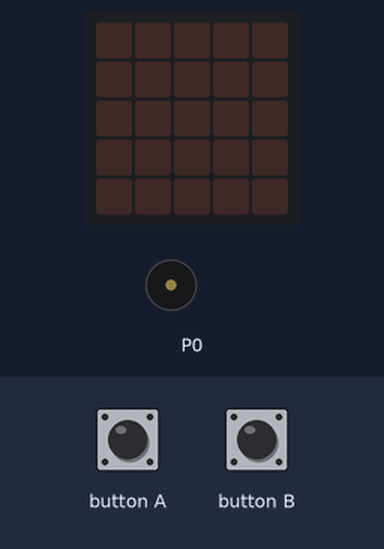
Recording of a program running on a simulated BBC micro:bit running MicroPython. Parts: the board's 5×5 LED display, buzzer (waves = sounding). Inputs (shaded band) come from the test bench.

Above: at 1.2 s.
1.3 s: button A pressed for 0.15 s
At 2.3 s:
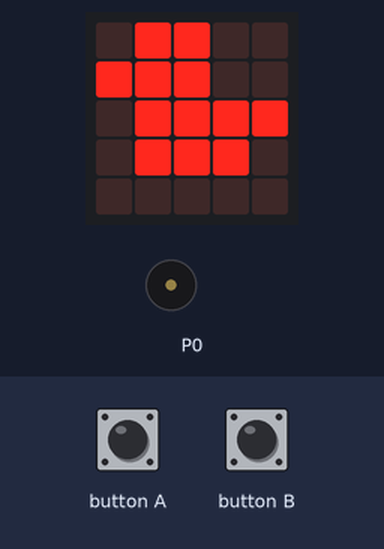
2.9 s: button B pressed for 0.15 s
At 5.4 s:
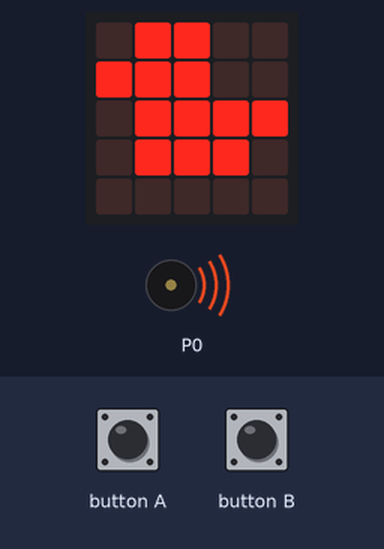
5.9 s: button B pressed for 1 s
At 8.77 s:
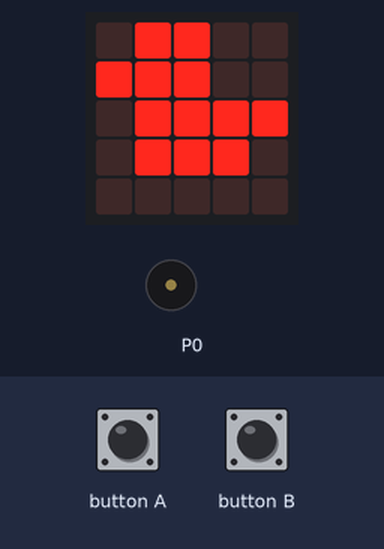
8.9 s: button B pressed for 3.2 s
At 11.4 s:
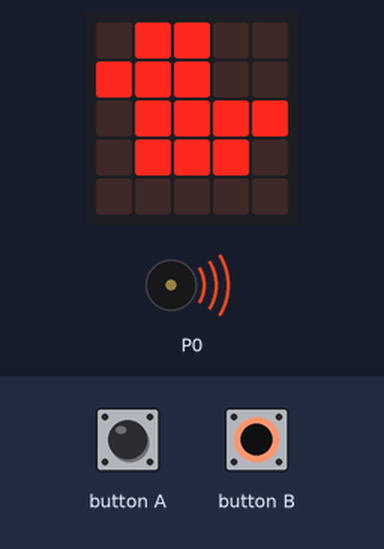
Timing chart, 0 to 13.1 s (numbered marks = the images above; inputs shaded):
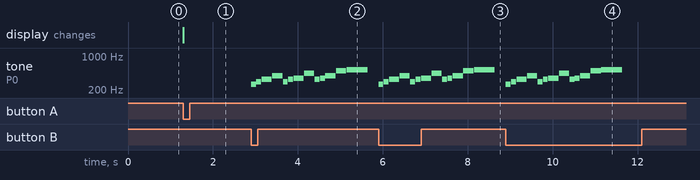

The program:

ej3.py-main.py
```python
from microbit import *
import music
contador=0
while True:
    if button_a.get_presses():
        display.show(Image.DUCK)
        sleep(400)
    elif button_b.get_presses():
            music.play(music.RINGTONE)
        
```

Measured:
- after the input at 1.3 s, the display: changes at once (image 1)
- after the input at 2.9 s, tone on P0: plays 262 Hz for 0.12 s, 294 Hz for 0.12 s, 330 Hz for 0.24 s, 392 Hz for 0.24 s, 294 Hz for 0.12 s, 330 Hz for 0.12 s … (13 notes in this stretch), starting at once
- after the input at 5.9 s, tone on P0: plays 262 Hz for 0.12 s, 294 Hz for 0.12 s, 330 Hz for 0.24 s, 392 Hz for 0.24 s, 294 Hz for 0.12 s, 330 Hz for 0.12 s … (13 notes in this stretch), starting at once
- after the input at 8.9 s, tone on P0: plays 262 Hz for 0.12 s, 294 Hz for 0.12 s, 330 Hz for 0.24 s, 392 Hz for 0.24 s, 294 Hz for 0.12 s, 330 Hz for 0.12 s … (13 notes in this stretch), starting at once
